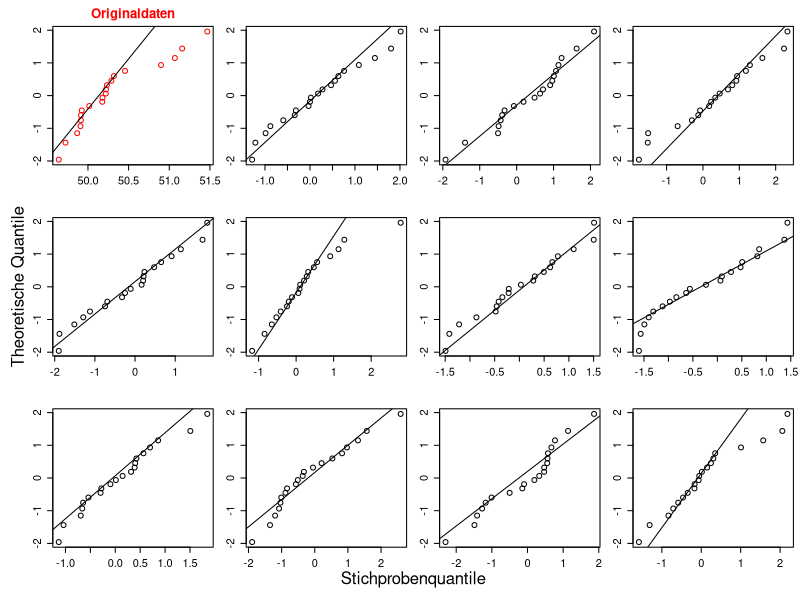
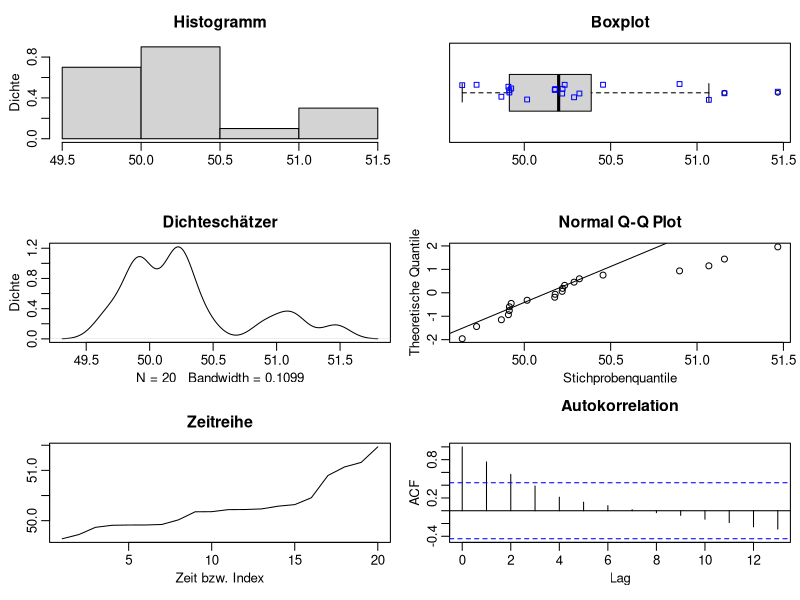
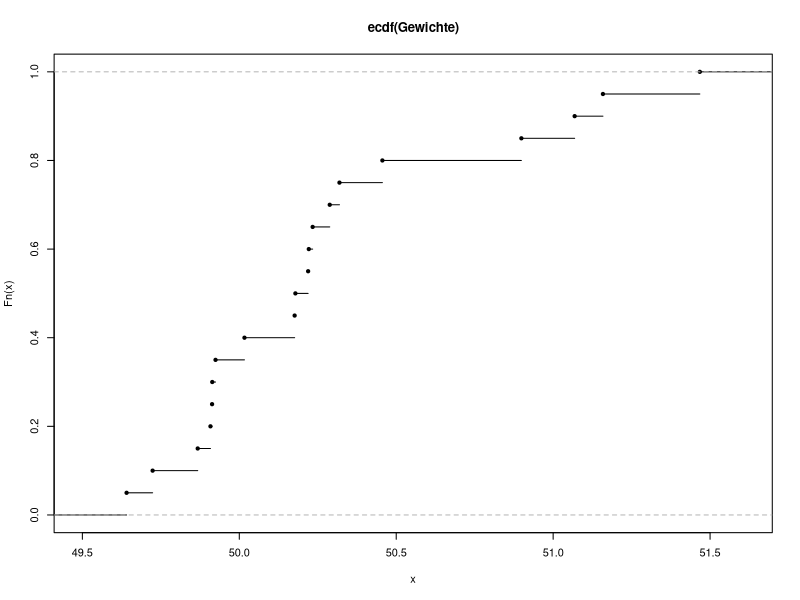

These charts were generated, in order, by the following R code:
#Listner, Leon. 8108323
#Aufgabe 6

#a)
Gewichte <- scan("Wollknaeuelgewichte2024.txt")
str(Gewichte)
Gewichte
#Numeric Vektor mit 20 Einträgen

#b)
#qqnorm.sim als Hilfsfunktion von Blatt 10/11
qqnorm.sim <- function(x) {
  oldp <- par(mfrow = c(3, 4), oma = c(2, 2, 0, 0), tcl = -0.4,
              mar = c(2, 2, 2, 0.5), mgp = c(1, 0.7, 0))
  on.exit(par(oldp))
  
  qqnorm(x, datax = TRUE, ann = FALSE, col = "red")
  qqline(x, datax = TRUE)
  title("Originaldaten", col.main = "red")
  
  n <- length(x)
  replicate(11, {xx <- rnorm(n)
  qqnorm(xx, main = "Simulationsdaten",
         datax = TRUE, ann = FALSE)
  qqline(xx, datax = TRUE)} )
  mtext(text = c("Stichprobenquantile",
                 "Theoretische Quantile"),
        side = c(1, 2), outer = TRUE)
}

qqnorm.sim(Gewichte)
#Die Ausreißer oben rechts sind selbst für den kleinen Stichprobenumfang zu 
#extrem, als dass die Normalverteilungsannahme gerechtfertigt erscheint.

#c)
#Hilfsfunktion eda von Blatt10/11
eda <- function(x) {
  oldp <- par(mfrow = c(3, 2), mgp = c(1.7, 0.6,0),
              mar = c(3.5, 3, 2.6, 0.5) + 0.1, cex = 0.8)
  on.exit(par(oldp))
  
  hist(x, freq = FALSE, ylab = "Dichte", xlab = "",
       main = "Histogramm")
  boxplot(x, horizontal = TRUE, main = "Boxplot")
  set.seed(42)
  stripchart(x, add = TRUE, col = "blue", method = "jitter")
  
  qa <- diff(quantile(x, c(1/4, 3/4)))
  dest <- density(x, width = qa)
  plot(dest, ylab = "Dichte", main = "Dichteschätzer")
  
  qqnorm(x, datax = TRUE, ylab = "Stichprobenquantile",
         xlab = "Theoretische Quantile")
  qqline(x, datax = TRUE)
  ts.plot(x, ylab = "", xlab = "Zeit bzw. Index",
          main = "Zeitreihe")
  
  acf(x, main = "Autokorrelation")
  
  d <- max(3, getOption("digits") - 3)
  c(summary(x), "St.Dev." = signif(sd(x), digits = d))
}

eda(Gewichte)
plot(ecdf(Gewichte))

#Da die Verteilung also (vermutlich) nicht normalverteilt ist, kann man den 
#Wilcoxon Vorzeichen Rangsummentest benutzen.
#Dessen Annahmen sind unabhängige Beobachtungen X1,_,Xn, eine stetige, symm.
#Verteilungsfunktion und einen eindeutig bestimmten Median.
#Die Unabhängigkeit scheint erfüllt zu sein, wenn davon ausgegangen wird, dass
#jedes Wollknäuel einzeln hergestellt wird.
#Auch die Stetigkeit der Verteilungsfunktino ist vermutlich gegeben, 
#der Dichteschätzer geht nie auf 0. Ebenso ist deswegen der Median eindeutig 
#bestimmt. Diese Voraussetzungen sind jedoch nicht beweisbar, sondern nur
#empirisch plausibel.
#Die Symmetrie erscheint bis auf Ausreißer am oberen Rand gerechtfertigt, ggf.
#ist dies dem kleinen Stichprobenumfang zuzuschreiben.

#d)
#Die Nullhypothese lautet, dass der tatsächliche Median theta gleich dem Soll-
#gewicht theta0=50g ist. (theta = theta0 = 50g)
#Die Alternativhypothse lautet dementsprechend, dass der tatsächliche Median
#theta ungleich theta0 ist. (theta != theta0 = 50g)
#Das Signifikanzniveau alpha wird auf 0.05 festgelegt.
#Die Entscheidungsregel lautet dann: Verwirf H0, wenn der p-Wert kleiner als alpha ist.

#e) 
wilcox.test(Gewichte, mu = 50)

#Die Nullhypothese kann verworfen werden, da der p-Wert kleiner als alpha ist.








